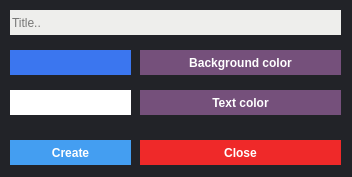
<?xml version="1.0" encoding="UTF-8"?>
<ui version="4.0">
 <class>ContainerCreator</class>
 <widget class="QWidget" name="ContainerCreator">
  <property name="geometry">
   <rect>
    <x>0</x>
    <y>0</y>
    <width>352</width>
    <height>177</height>
   </rect>
  </property>
  <property name="windowTitle">
   <string>Form</string>
  </property>
  <property name="styleSheet">
   <string notr="true">background-color: rgb(34, 35, 40);</string>
  </property>
  <widget class="QLabel" name="colorLabel">
   <property name="geometry">
    <rect>
     <x>10</x>
     <y>50</y>
     <width>121</width>
     <height>25</height>
    </rect>
   </property>
   <property name="styleSheet">
    <string notr="true">background-color: rgb(59, 118, 239);</string>
   </property>
   <property name="text">
    <string/>
   </property>
  </widget>
  <widget class="QPushButton" name="colorSelector">
   <property name="geometry">
    <rect>
     <x>140</x>
     <y>50</y>
     <width>201</width>
     <height>25</height>
    </rect>
   </property>
   <property name="styleSheet">
    <string notr="true">QPushButton
{
border:0px;
background-color: rgb(117, 80, 123);
color: rgb(255, 255, 255);
font-weight: bold
}

QPushButton::pressed {
background-color: rgb(92, 53, 102);
}</string>
   </property>
   <property name="text">
    <string>Background color</string>
   </property>
  </widget>
  <widget class="QLineEdit" name="containerTitle">
   <property name="geometry">
    <rect>
     <x>10</x>
     <y>10</y>
     <width>331</width>
     <height>25</height>
    </rect>
   </property>
   <property name="styleSheet">
    <string notr="true">background-color: rgb(238, 238, 236);
color: rgb(0, 0, 0);
border-radius:0px</string>
   </property>
   <property name="text">
    <string/>
   </property>
   <property name="maxLength">
    <number>200</number>
   </property>
   <property name="placeholderText">
    <string>Title..</string>
   </property>
  </widget>
  <widget class="QPushButton" name="colorSelectorText">
   <property name="geometry">
    <rect>
     <x>140</x>
     <y>90</y>
     <width>201</width>
     <height>25</height>
    </rect>
   </property>
   <property name="styleSheet">
    <string notr="true">QPushButton
{
border:0px;
background-color: rgb(117, 80, 123);
color: rgb(255, 255, 255);
font-weight: bold
}

QPushButton::pressed {
background-color: rgb(92, 53, 102);
}</string>
   </property>
   <property name="text">
    <string>Text color</string>
   </property>
  </widget>
  <widget class="QLabel" name="colorLabel2">
   <property name="geometry">
    <rect>
     <x>10</x>
     <y>90</y>
     <width>121</width>
     <height>25</height>
    </rect>
   </property>
   <property name="styleSheet">
    <string notr="true">background-color: rgb(255, 255, 255);</string>
   </property>
   <property name="text">
    <string/>
   </property>
  </widget>
  <widget class="QPushButton" name="close">
   <property name="geometry">
    <rect>
     <x>140</x>
     <y>140</y>
     <width>201</width>
     <height>25</height>
    </rect>
   </property>
   <property name="styleSheet">
    <string notr="true">QPushButton
{
border:0px;
background-color: rgb(239, 41, 41);
color: rgb(255, 255, 255);
font-weight: bold
}

QPushButton::pressed {
background-color: rgb(164, 0, 0);
}</string>
   </property>
   <property name="text">
    <string>Close</string>
   </property>
  </widget>
  <widget class="QPushButton" name="ok">
   <property name="geometry">
    <rect>
     <x>10</x>
     <y>140</y>
     <width>121</width>
     <height>25</height>
    </rect>
   </property>
   <property name="styleSheet">
    <string notr="true">QPushButton
{
border:0px;
background-color: rgb(68, 158, 241);
color: rgb(255, 255, 255);
font-weight: bold
}

QPushButton::pressed {
background-color: rgb(93, 127, 247);
}</string>
   </property>
   <property name="text">
    <string>Create</string>
   </property>
  </widget>
 </widget>
 <resources/>
 <connections/>
</ui>
